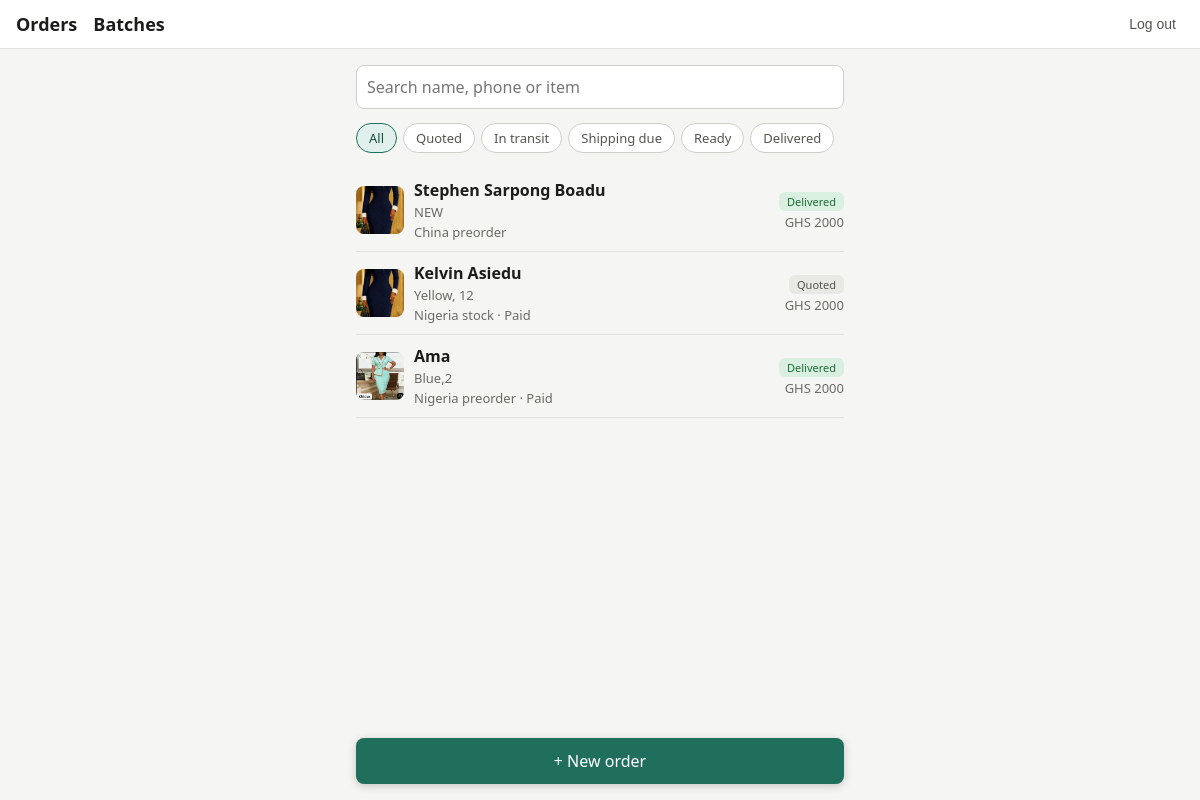
Page / (signed in) on the earlier database version.
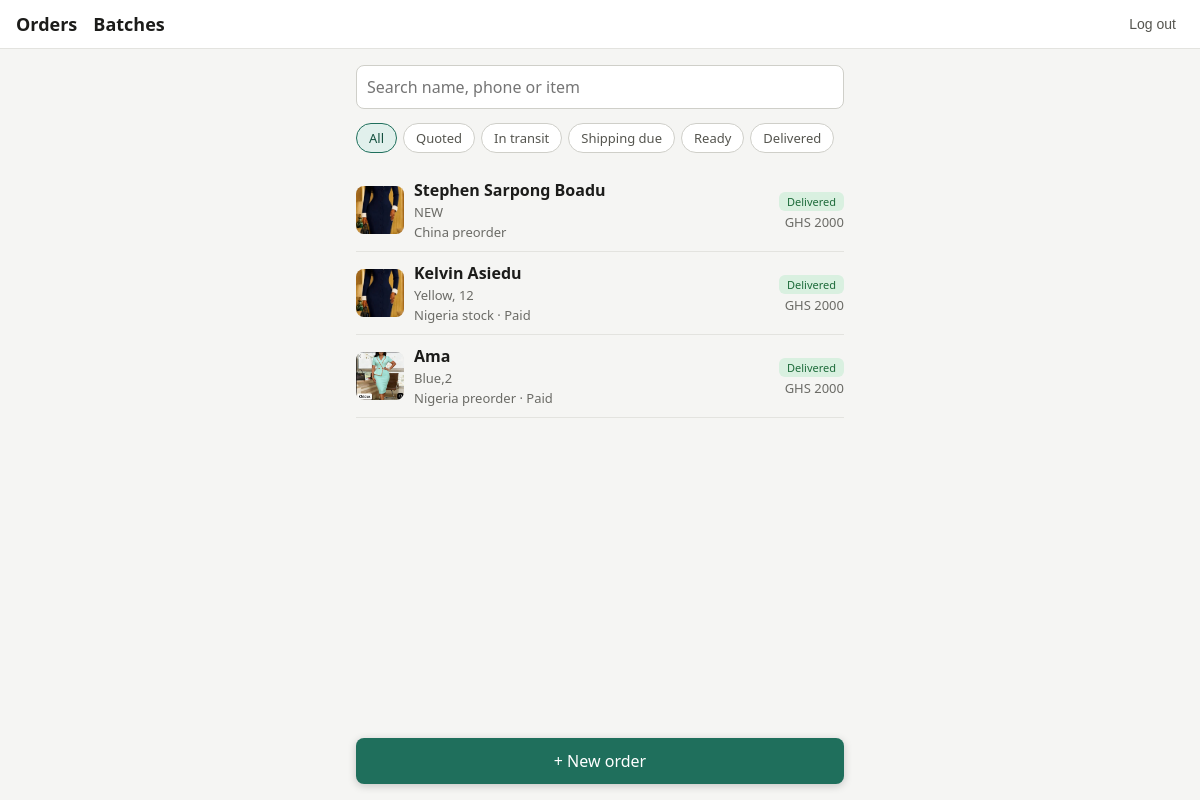
Same page on the later database version.
### orders/models.py (models this page shows, shortened)
class Order(models.Model):
    class SourceType(models.TextChoices):
        CHINA_PREORDER = "china_preorder", "China preorder"
        NIGERIA_PREORDER = "nigeria_preorder", "Nigeria preorder"
        NIGERIA_STOCK = "nigeria_stock", "Nigeria stock"
    class Stage(models.TextChoices):
        REQUESTED = "requested", "Requested"
        QUOTED = "quoted", "Quoted"
        PAID = "paid", "Paid"
        PURCHASED = "purchased", "Purchased"
        IN_TRANSIT = "in_transit", "In transit"
        ARRIVED = "arrived", "Arrived"
        SHIPPING_PAID = "shipping_paid", "Shipping paid"
        DELIVERED = "delivered", "Delivered"
    customer = models.ForeignKey(
        Customer, on_delete=models.PROTECT, related_name="orders"
    )
    address = models.ForeignKey(
        Address, on_delete=models.SET_NULL, null=True, blank=True, related_name="orders"
    )
    batch = models.ForeignKey(
        Batch, on_delete=models.SET_NULL, null=True, blank=True, related_name="orders"
    )
    source_type = models.CharField(max_length=20, choices=SourceType.choices)
    item_notes = models.TextField(blank=True, help_text="Colour, variant, etc.")
    quantity = models.PositiveIntegerField(default=1)
    quoted_price = models.DecimalField(
        max_digits=12, decimal_places=2, null=True, blank=True
    )
    currency = models.CharField(
        max_length=3, choices=Currency.choices, default=Currency.GHS
    )
    cost = models.DecimalField(max_digits=12, decimal_places=2, null=True, blank=True)
    cost_currency = models.CharField(
        max_length=3, choices=Currency.choices, default=Currency.GHS
    )
    exchange_rate = models.DecimalField(
        max_digits=12,
        decimal_places=6,
        null=True,
        blank=True,
        help_text="Optional override: units of the cost currency per 1 cedi. Leave empty to use the batch's exchange rate.",
    )
    size_band = models.ForeignKey(
        SizeBand, on_delete=models.SET_NULL, null=True, blank=True
    )
    shipping_fee = models.DecimalField(
        max_digits=12, decimal_places=2, null=True, blank=True
    )
    stage = models.CharField(
        max_length=15, choices=Stage.choices, default=Stage.REQUESTED
    )
    is_cancelled = models.BooleanField(default=False)
    created_at = models.DateTimeField(auto_now_add=True)
    delivered_on = models.DateField(null=True, blank=True)
    objects = OrderQuerySet.as_manager()
    class Meta:
        ordering = ["-created_at"]
        indexes = [models.Index(fields=["stage"])]

class OrderPhoto(models.Model):
    order = models.ForeignKey(Order, on_delete=models.CASCADE, related_name="photos")
    image = models.ImageField(upload_to="orders/%Y/%m/")
    created_at = models.DateTimeField(auto_now_add=True)

class Customer(models.Model):
    name = models.CharField(max_length=120, blank=True)
    phone = models.CharField(max_length=20, unique=True)
    notes = models.TextField(blank=True)
    created_at = models.DateTimeField(auto_now_add=True)
    class Meta:
        ordering = ["name", "phone"]

class Batch(models.Model):
    class Source(models.TextChoices):
        CHINA = "china", "China"
        NIGERIA = "nigeria", "Nigeria"
    class Status(models.TextChoices):
        ORDERING = "ordering", "Ordering"
        SHIPPED = "shipped", "Shipped"
        ARRIVED = "arrived", "Arrived in Ghana"
        CLOSED = "closed", "Closed"
    source = models.CharField(max_length=10, choices=Source.choices)
    label = models.CharField(max_length=80)
    status = models.CharField(
        max_length=10, choices=Status.choices, default=Status.ORDERING
    )
    shipped_on = models.DateField(null=True, blank=True)
    arrived_on = models.DateField(null=True, blank=True)
    freight_total = models.DecimalField(
        max_digits=12,
        decimal_places=2,
        null=True,
        blank=True,
        help_text="What the shipping agent charged for this batch, in cedis.",
    )
    freight_currency = models.CharField(
        max_length=3, choices=Currency.choices, default=Currency.GHS
    )
    freight_margin_percent = models.DecimalField(
        max_digits=5,
        decimal_places=2,
        default=0,
        blank=True,
        help_text="Optional extra added on top of the agent's bill when splitting it.",
    )
    exchange_rate = models.DecimalField(
        max_digits=12,
        decimal_places=6,
        null=True,
        blank=True,
        help_text="Units of the cost currency per 1 cedi (China batches: yuan per 1 cedi, Nigeria batches: naira per 1 cedi). Used for every order in the batch.",
    )
    class Meta:
        ordering = ["-id"]
        verbose_name_plural = "batches"

### orders/views.py (the view)
# urls.py: path("", views.order_list, name="order_list"),
@login_required
def order_list(request):
    orders = (
        Order.objects.active()
        .select_related("customer", "batch")
        .prefetch_related("photos")
    )
    stage = request.GET.get("stage", "")
    if stage:
        orders = orders.filter(stage=stage)
    q = request.GET.get("q", "").strip()
    if q:
        orders = orders.filter(
            Q(customer__name__icontains=q)
            | Q(customer__phone__icontains=q)
            | Q(item_notes__icontains=q)
        )
    context = {"orders": orders[:100], "chips": STAGE_CHIPS, "stage": stage, "q": q}
    return render(request, "orders/order_list.html", context)

### orders/models.py (called while the page is built)
    def active(self):
        return self.filter(is_cancelled=False)

### orders/templates/orders/order_list.html (shortened to what this page needs)
{% extends "orders/base.html" %}
{% block content %}
<form method="get" class="field">
  <input type="search" name="q" value="{{ q }}" placeholder="Search name, phone or item">
</form>
<nav class="chips">
  {% for value, label in chips %}
    <a class="chip {% if value == stage %}on{% endif %}" href="?stage={{ value }}{% if q %}&q={{ q|urlencode }}{% endif %}">{{ label }}</a>
  {% endfor %}
</nav>
{% for order in orders %}
  <a class="order" href="{% url 'order_detail' order.pk %}" style="color:inherit;text-decoration:none">
    {% with photo=order.photos.all|first %}
      {% if photo %}
        <img class="thumb" src="{{ photo.image.url }}" alt="">
      {% else %}
        <div class="thumb"></div>
      {% endif %}
    {% endwith %}
    <div class="info">
      <strong>{{ order.customer.name|default:order.customer.phone }}</strong>
      <div class="muted">{{ order.item_notes|truncatechars:40|default:"No notes" }}</div>
      <div class="muted">{{ order.get_source_type_display }}{% if order.batch %} · {{ order.batch.label }}{% endif %}</div>
    </div>
    <div class="right">
      <span class="badge s-{{ order.stage }}">{{ order.get_stage_display }}</span>
      {% if order.quoted_price %}
        <div class="muted">{{ order.currency }} {{ order.quoted_price|floatformat:"-2" }}</div>
      {% endif %}
    </div>
  </a>
{% empty %}
  <p class="muted">No orders here yet.</p>
{% endfor %}
<a class="primary fab" href="{% url 'order_create' %}">+ New order</a>
{% endblock %}

Differences in the rows shown:
changed Order "Yellow, 12": stage "Quoted" → "Delivered"
